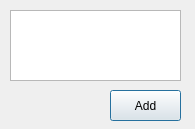
<?xml version="1.0" encoding="UTF-8"?>
<ui version="4.0">
 <class>secDialog</class>
 <widget class="QDialog" name="secDialog">
  <property name="geometry">
   <rect>
    <x>0</x>
    <y>0</y>
    <width>195</width>
    <height>129</height>
   </rect>
  </property>
  <property name="windowTitle">
   <string>Task</string>
  </property>
  <widget class="QPlainTextEdit" name="Task">
   <property name="geometry">
    <rect>
     <x>10</x>
     <y>10</y>
     <width>171</width>
     <height>71</height>
    </rect>
   </property>
  </widget>
  <widget class="QPushButton" name="AddTask">
   <property name="geometry">
    <rect>
     <x>110</x>
     <y>90</y>
     <width>71</width>
     <height>31</height>
    </rect>
   </property>
   <property name="text">
    <string>Add</string>
   </property>
  </widget>
 </widget>
 <resources/>
 <connections/>
</ui>
